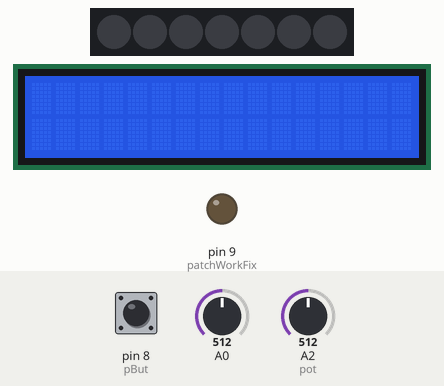
A sketch run on a simulated Arduino Uno, built with avr-gcc and run on an emulated ATmega328P. On the bench: 7 RGB LEDs in strip order, left to right, 16×2 character LCD, output pins drawn as LEDs (lit = HIGH). The test bench sets the inputs (shaded band); at power-on: pin 8 (pBut) LOW, A2 (pot) = 512, A0 = 512. Dim RGB values are drawn brighter than linear; random numbers use the default seed unless the sketch sets one.

Above: at 1.2 s.
1.3 s: pin 8 (pBut) pulled HIGH for 0.15 s
At 1.62 s:
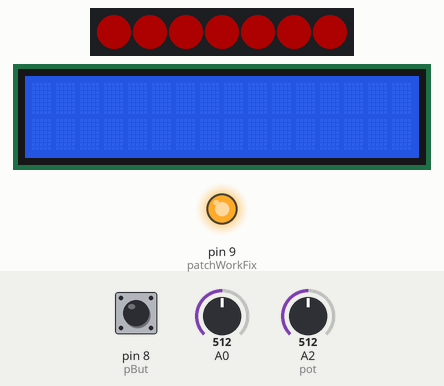
2.9 s: A2 (pot) set to 716
At 4.3 s:
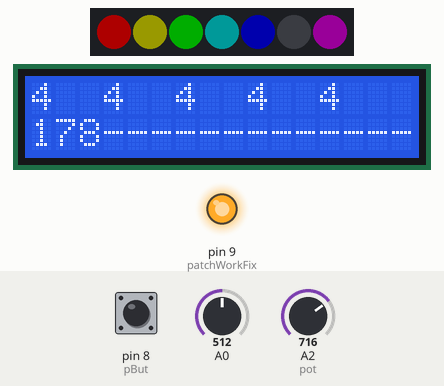
4.5 s: A2 (pot) set to 900
At 6.0 s:
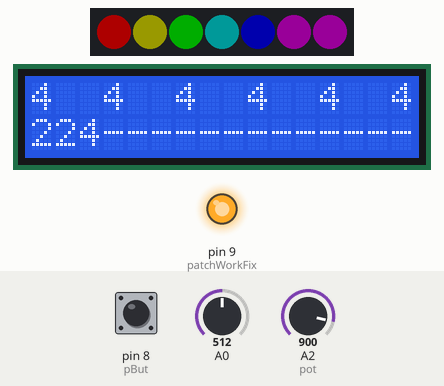
6.3 s: A2 (pot) set to 511
At 7.4 s:
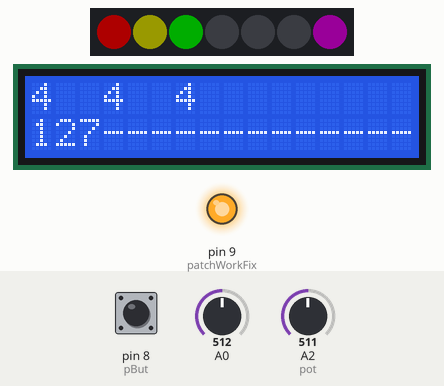
8.1 s: A2 (pot) set to 306
At 9.5 s:
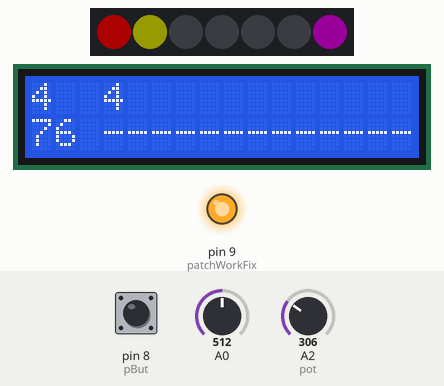
9.9 s: A2 (pot) set to 160
At 10.9 s:
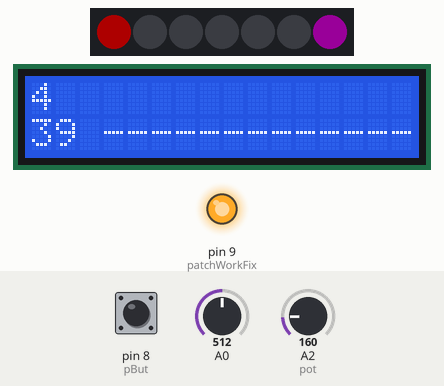
Timing chart, 0 to 12.7 s (numbered marks = the images above; inputs shaded):
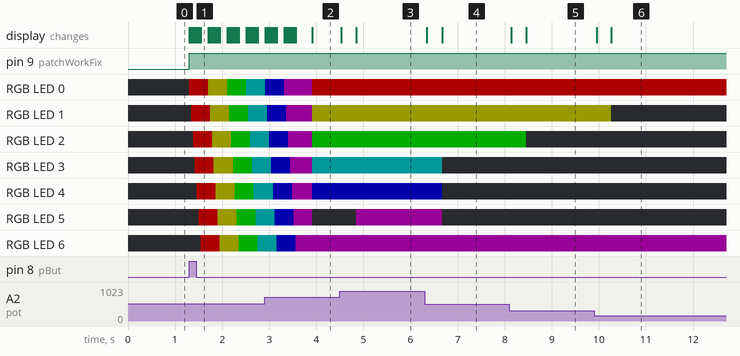

Measured:
- after the input at 1.3 s, pin 9 (patchWorkFix): LOW → HIGH at once; RGB LED 0: off → RGB(50, 0, 0) at once, → RGB(25, 25, 0) 0.40 s later, → RGB(0, 50, 0) 0.40 s later, → RGB(0, 25, 25) 0.40 s later
- after the input at 4.5 s, RGB LED 5: off → RGB(25, 0, 25) after 0.35 s; the display: first changes at once (image 3 shows a later state)
- after the input at 6.3 s, RGB LED 3: RGB(0, 25, 25) → off after 0.37 s; RGB LED 4: RGB(0, 0, 50) → off after 0.37 s; RGB LED 5: RGB(25, 0, 25) → off after 0.37 s; the display: first changes at once (image 4 shows a later state)
- after the input at 8.1 s, RGB LED 2: RGB(0, 50, 0) → off after 0.36 s; the display: first changes at once (image 5 shows a later state)
- after the input at 9.9 s, RGB LED 1: RGB(25, 25, 0) → off after 0.36 s; the display: first changes after 0.06 s (image 6 shows a later state)

The sketch:

ScreenPractice.ino
```cpp
#include <LiquidCrystal_I2C.h>
#include <Wire.h>
#include <Adafruit_NeoPixel.h>

#define LedS 10 //Led Strip Pin
#define NumLed 7

Adafruit_NeoPixel strip(NumLed, LedS, NEO_GRB + NEO_KHZ800);
LiquidCrystal_I2C lcd1(0x27, 16, 2);

const int pot = A2; //potentiometer
const int pBut = 8; //push button
int patchWorkFix = 9;
int Ran; //name of the random in that gets rerolled
int inputPot;
int toggle; //checks what state the button is in
int togStateOn;
int togStateOff;
unsigned long time = 0;
unsigned long debounce = 200UL;
bool patPlay = false; // used to determine if the patten has played yet
bool ran1 = false; // genuinley the best solution i could think of
bool ran2 = false;
bool ran3 = false;
bool ran4 = false;
bool ran5 = false;
bool ran6 = false;

void setup()
{
  Serial.begin(1500);
  strip.begin();
  strip.show();
  strip.setBrightness(50);
  pinMode (pot, INPUT);
  pinMode (pBut, INPUT);
  pinMode(patchWorkFix, OUTPUT);
  lcd1.init();
  lcd1.backlight();
  lcd1.clear();
}

void loop()
{
  toggle = digitalRead(pBut);
   if (toggle == HIGH && togStateOff == LOW && millis() - time > debounce)
  {
    if
      (togStateOn == HIGH)
      togStateOn = LOW;
    else
      togStateOn = HIGH;
      time = millis();
  }

  digitalWrite(patchWorkFix, togStateOn);
  togStateOff = toggle;

  if (digitalRead(9) == HIGH)
  {
    buttonPress();
  }
}

void buttonPress()
{
  patternCol();
  cards();
  stripPotVal();
  potTest();
}

void potTest()
{
  inputPot = analogRead(pot);
  inputPot = map(inputPot, 0, 1023, 0, 255);
  lcd1.setCursor(0, 1);
  lcd1.print(inputPot);
  lcd1.print("   ");
  lcd1.setCursor(3, 1);
  lcd1.print("-----------------");
}

void cards()
{
  if (inputPot > 10)
  {
    if (!ran1)
      {
        Ran = analogRead(A0);
        randomSeed(Ran);
        Ran = random(1,14);
        ran1 = true;
        lcd1.setCursor(0,0);
        lcd1.print(Ran);
        delay(2);
      }
  }
  else
  {
    lcd1.setCursor(0,0);
    lcd1.print("   ");
    ran1 = false;
  }

    if (inputPot > 42.5)
  {
    if (!ran2)
      {
        Ran = analogRead(A0);
        randomSeed(Ran);
        Ran = random(1,14);
        ran2 = true;
        lcd1.setCursor(3,0);
        lcd1.print(Ran);
        delay(2);
      }
  }
  else
  {
    lcd1.setCursor(3,0);
    lcd1.print("   ");
    ran2 = false;
  }

  if (inputPot > 85)
  {
    if (!ran3)
      {
        Ran = analogRead(A0);
        randomSeed(Ran);
        Ran = random(1,14);
        ran3 = true;
        lcd1.setCursor(6,0);
        lcd1.print(Ran);
        delay(2);
      }
  }
  else
  {
    lcd1.setCursor(6,0);
    lcd1.print("   ");
    ran3 = false;
  }

  if (inputPot > 127.5)
  {
    if (!ran4)
      {
        Ran = analogRead(A0);
        randomSeed(Ran);
        Ran = random(1,14);
        ran4 = true;
        lcd1.setCursor(9,0);
        lcd1.print(Ran);
        delay(2);
      }
  }
  else
  {
    lcd1.setCursor(9,0);
    lcd1.print("   ");
    ran4 = false;
  }

  if (inputPot > 170)
  {
    if (!ran5)
      {
        Ran = analogRead(A0);
        randomSeed(Ran);
        Ran = random(1,14);
        ran5 = true;
        lcd1.setCursor(12,0);
        lcd1.print(Ran);
        delay(2);
      }
  }
  else
  {
    lcd1.setCursor(12,0);
    lcd1.print("   ");
    ran5 = false;
  }

  if (inputPot > 212.5)
  {
    if (!ran6)
      {
        Ran = analogRead(A0);
        randomSeed(Ran);
        Ran = random(1,14);
        ran6 = true;
        lcd1.setCursor(15,0);
        lcd1.print(Ran);
        delay(2);
      }
  }
  else
  {
    lcd1.setCursor(15,0);
    lcd1.print("   ");
    ran6 = false;
  }
}

void pattern(uint32_t color, int wait)
{
  for(int i=0; i<LedS; i++)
  {
    strip.setPixelColor(i, color);
    strip.show();
    delay(wait);
  }
}

void patternCol()
{
  if (!patPlay)
  {
    pattern(strip.Color(255, 0, 0), 40); //red
    pattern(strip.Color(127.5, 127.5, 0), 40); //yellow
    pattern(strip.Color(0, 255, 0), 40); //green
    pattern(strip.Color(0, 127.5, 127.5),40); //turquoise
    pattern(strip.Color(0, 0, 255),40); //blue
    pattern(strip.Color(127.5, 0, 127.5), 40); //magenta
    patPlay = true;
  }
}

void stripPotVal()
{
  if(inputPot > 10)
  {
    strip.setPixelColor(0, 255, 0, 0);
    strip.show();
  }
  else
  {
    strip.setPixelColor(0, 0, 0, 0);
    strip.show();
  }

  if(inputPot > 42.5)
  {
    strip.setPixelColor(1, 127.5, 127.5, 0);
    strip.show();
  }
    else
  {
    strip.setPixelColor(1, 0, 0, 0);
    strip.show();
  }

  if(inputPot > 85)
  {
    strip.setPixelColor(2, 0, 255, 0);
    strip.show();
  }
  else
  {
    strip.setPixelColor(2, 0, 0, 0);
    strip.show();
  }

  if(inputPot > 127.5)
  {
    strip.setPixelColor(3, 0, 127.5, 127.5);
    strip.show();
  }
  else
  {
    strip.setPixelColor(3, 0, 0, 0);
    strip.show();
  }

  if(inputPot > 170)
  {
    strip.setPixelColor(4, 0, 0, 255);
    strip.show();
  }
  else
  {
    strip.setPixelColor(4, 0, 0, 0);
    strip.show();
  }

  if(inputPot > 212.5)
  {
    strip.setPixelColor(5, 127.5, 0, 127.5);
    strip.show();
  }
  else
  {
    strip.setPixelColor(5, 0, 0, 0);
    strip.show();
  }
}
```
